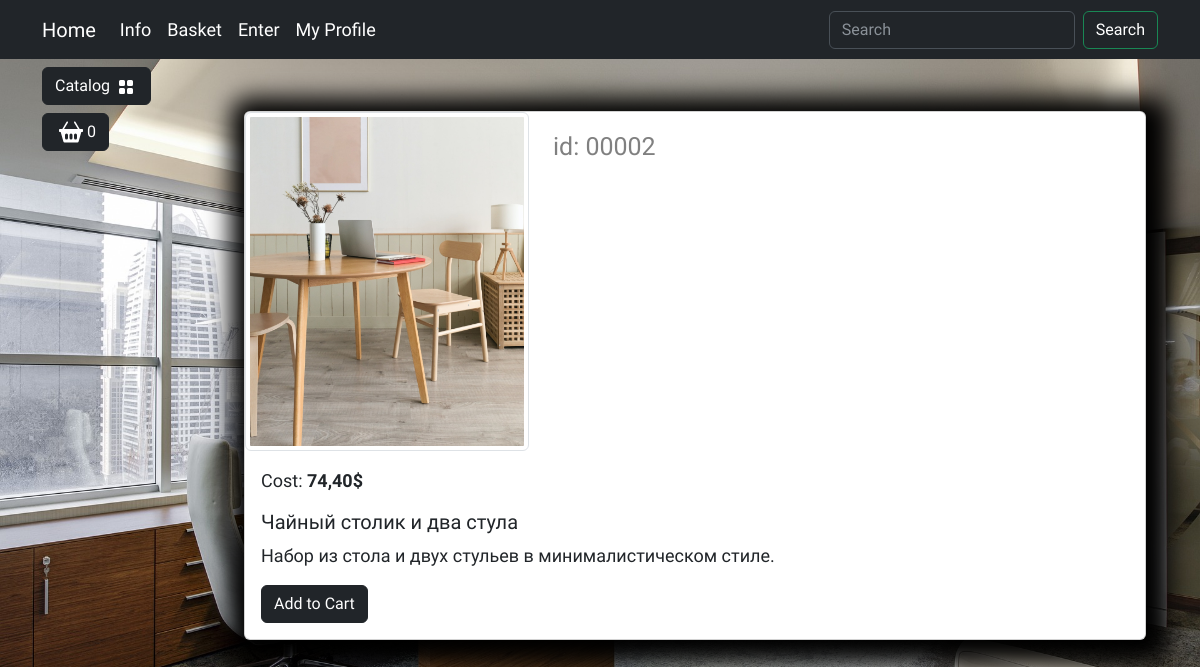
The app's page /catalog/product/chajnyj-stolik-i-dva-stula/ with its own data.
### products/models.py (models this page shows, shortened)
class Products(models.Model):
    name = models.CharField(max_length=150, unique=True, verbose_name='Название')
    slug = models.SlugField(max_length=200, unique=True, blank=True, null=True, verbose_name='URL')
    description = models.TextField(max_length=300, blank=True, null=True, verbose_name='Описание')
    img = models.ImageField(upload_to='products_images', blank=True, null=True, verbose_name='Изображение')
    price = models.DecimalField(default=0.00, max_digits=7, decimal_places=2, verbose_name='Цена')
    discount = models.DecimalField(default=0.00, max_digits=7, decimal_places=2, verbose_name='Скидка в %')
    quantity = models.PositiveIntegerField(default=0, verbose_name='Количество')
    category = models.ForeignKey(to=Category, on_delete=models.CASCADE, verbose_name='Категория')
    class Meta:
        db_table = 'product'  # значение(имя) таблицы
        verbose_name = 'Продукт'  # название(полей ренейм их)
        verbose_name_plural = 'Продукты'  # (ренейм для множественного числа)
    def display_id(self):
        return f"{self.id:05}"
    def sell_price(self):
        if self.discount:
            return round(self.price - (self.price * self.discount) / 100, 2)
        return self.price

### products/views.py (the view)
# urls.py: path('product/<slug:product_slug>/', views.product, name="product")
def product(request, product_slug):
    product = Products.objects.get(slug=product_slug)
    context = {
        'product': product
    }
    return render(request, 'products/product.html', context=context)

### products/templatetags/products_tags.py (called while the page is built)
@register.simple_tag()
def tag_categories():
    return Category.objects.all()

### products/templates/products/product.html (shortened to what this page needs)
{% extends "main/base.html" %}
{% load static %}
{% block content %}
	<div class="container mt-5">
                        <div class="card mb-4 custom-shadow">
                            <div class="row">
                                <div class="col-md-4">
                                    <img src="{{ product.img.url }}"
                                        class="img-thumbnail" data-bs-toggle="modal" data-bs-target="#imageModal1">
                                </div>
                                <div class="col-md-4 ">
                                    <p class="product_id mt-3">id: {{ product.display_id }}</p>
                                </div>
                            </div>
                            <div class="card-body">
                                <p class="card-text">Cost: <strong>{{ product.sell_price }}$</strong></p>
                                <h5 class="card-title">{{ product.name }}</h5>
                                <p class="card-text">{{ product.description }}</p>
                                <a href="#" class="btn btn-dark add-to-cart">Add to Cart</a>
                            </div>
                        </div>
                    </div>
{% endblock %}

### static/deps/css/my_css.css (style rules this page uses)
body { background-image: url("../images/bg-image.jpg"); background-repeat: no-repeat; background-attachment: fixed; background-position: center center; background-size: cover; height: 100%; font-family: 'Protest Riot', sans-serif; font-size: 18px; }
.custom-shadow { box-shadow: 5px 5px 25px 19px #000000; }
.product_id { color: gray; font-size: 25px; }

### records on screen
Products: img (picture), display_id "00002", sell_price "74,40", name "Чайный столик и два стула", description "Набор из стола и двух стульев в минималистическом стиле."
